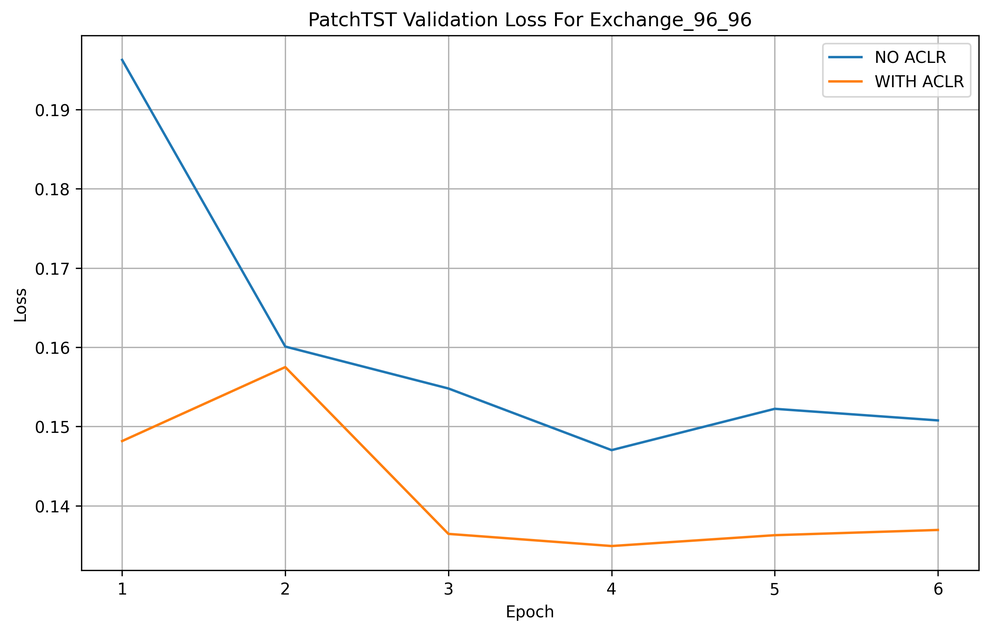
#> input picture FRNet+PatchTST/visualize/PatchTST_ValLoss_Exchange_96_96.png, 990 x 632 px, shrunk from 2565 x 1638 before the run, found by its file name
$ python pic.py
#> lines starting #> are read from the running program, lines starting #| are printed output that depends on the picture
from PIL import Image

# Load the four PNG images
image1 = Image.open("visualize\PatchTST_ValLoss_Exchange_96_96.png")
#> image1 is the input picture: PIL image 990x632 RGBA; mean R, G, B, A 249.5, 249.3, 249.2, 255
image2 = Image.open("visualize\PatchTST_ValLoss_Exchange_96_192.png")
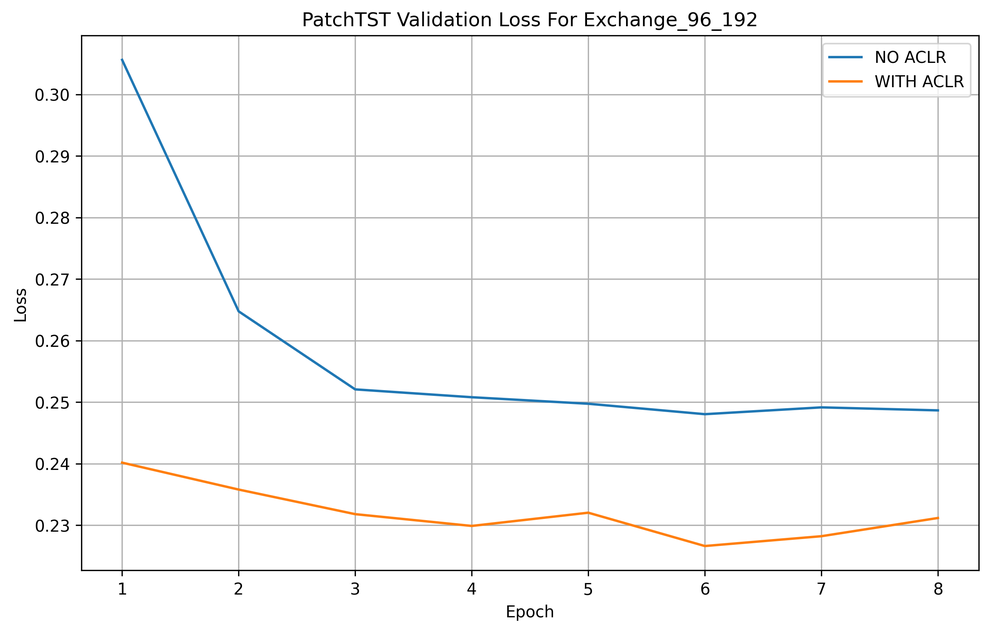
#> input picture FRNet+PatchTST/visualize/PatchTST_ValLoss_Exchange_96_192.png, 990 x 632 px, shrunk from 2565 x 1638 before the run, found by its file name
#> image2 is the input picture: PIL image 990x632 RGBA; mean R, G, B, A 248.8, 248.8, 248.6, 255
image3 = Image.open("visualize\PatchTST_ValLoss_Exchange_96_336.png")
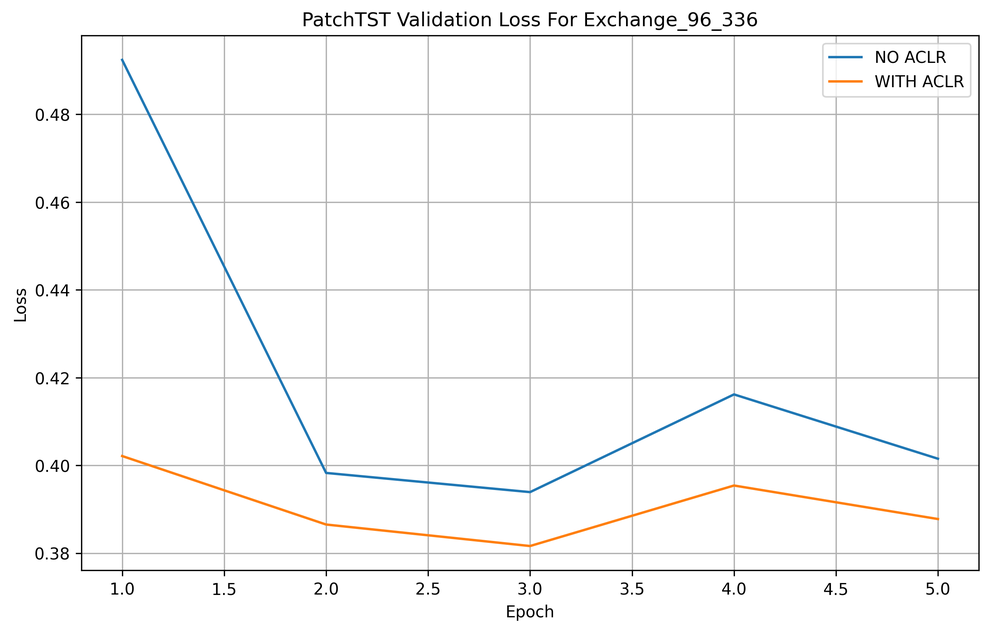
#> input picture FRNet+PatchTST/visualize/PatchTST_ValLoss_Exchange_96_336.png, 990 x 632 px, shrunk from 2565 x 1638 before the run, found by its file name
#> image3 is the input picture: PIL image 990x632 RGBA; mean R, G, B, A 248.8, 248.8, 248.7, 255
image4 = Image.open("visualize\PatchTST_ValLoss_Exchange_96_720.png")
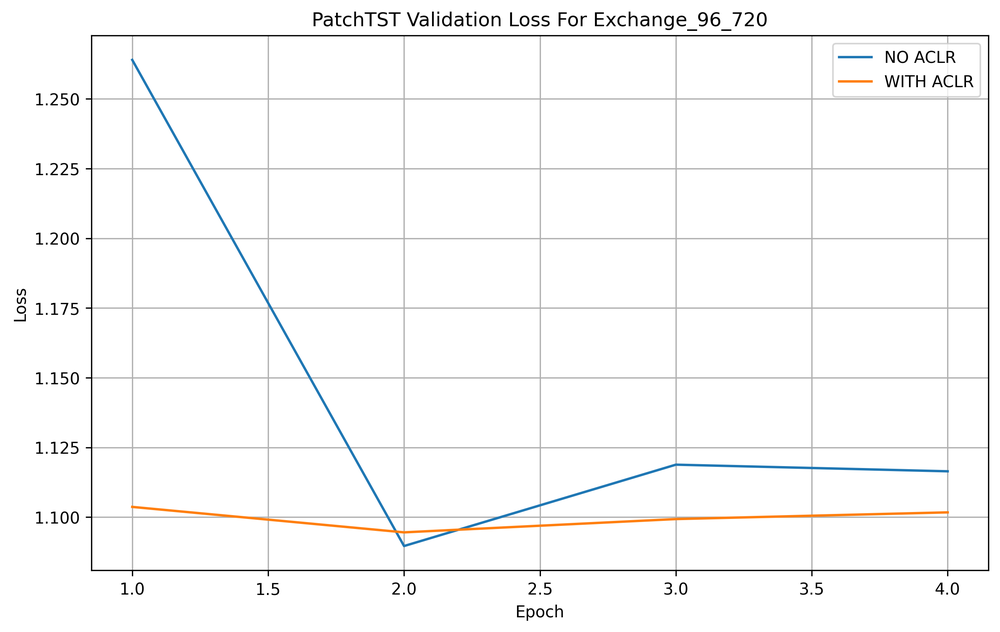
#> input picture FRNet+PatchTST/visualize/PatchTST_ValLoss_Exchange_96_720.png, 1000 x 632 px, shrunk from 2592 x 1638 before the run, found by its file name
#> image4 is the input picture: PIL image 1000x632 RGBA; mean R, G, B, A 248.9, 248.9, 248.8, 255

# Ensure all images have the same size
width, height = image1.size
#> width = 990; height = 632
image2 = image2.resize((width, height))
image3 = image3.resize((width, height))
image4 = image4.resize((width, height))
#> image4: PIL image 990x632 RGBA

# Create a new blank image for the 2x2 grid
grid_width = width * 2
#> grid_width = 1980
grid_height = height * 2
#> grid_height = 1264
grid_image = Image.new("RGBA", (grid_width, grid_height))
#> grid_image: PIL image 1980x1264 RGBA; every value is 0

# Paste the images into the grid
grid_image.paste(image1, (0, 0))
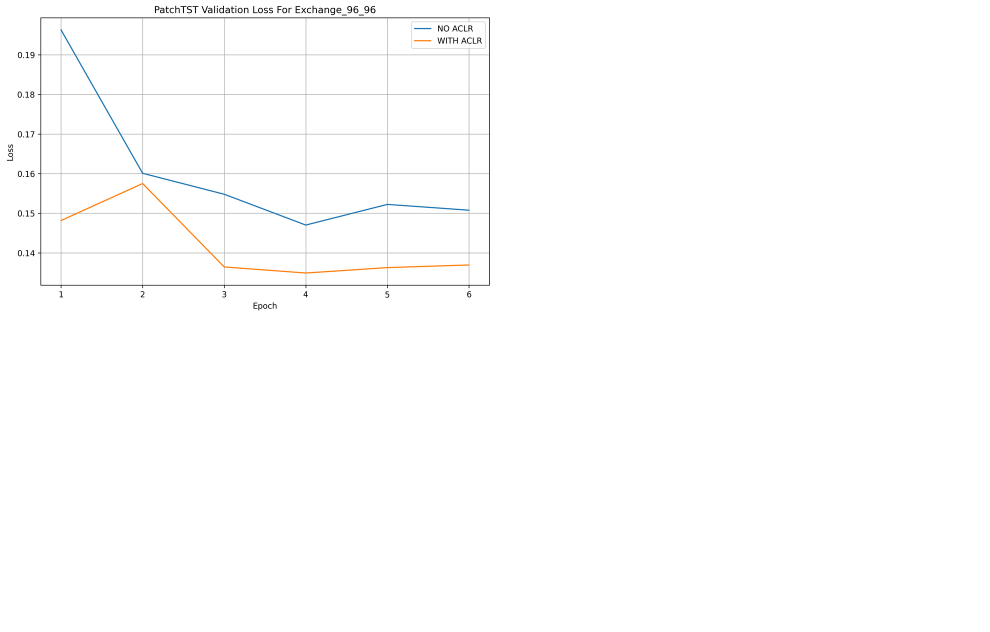
#> grid_image: PIL image 1980x1264 RGBA (shown at 1/2 size); mean R, G, B, A 62.4, 62.3, 62.3, 63.8; transparent parts drawn white
grid_image.paste(image2, (width, 0))
grid_image.paste(image3, (0, height))
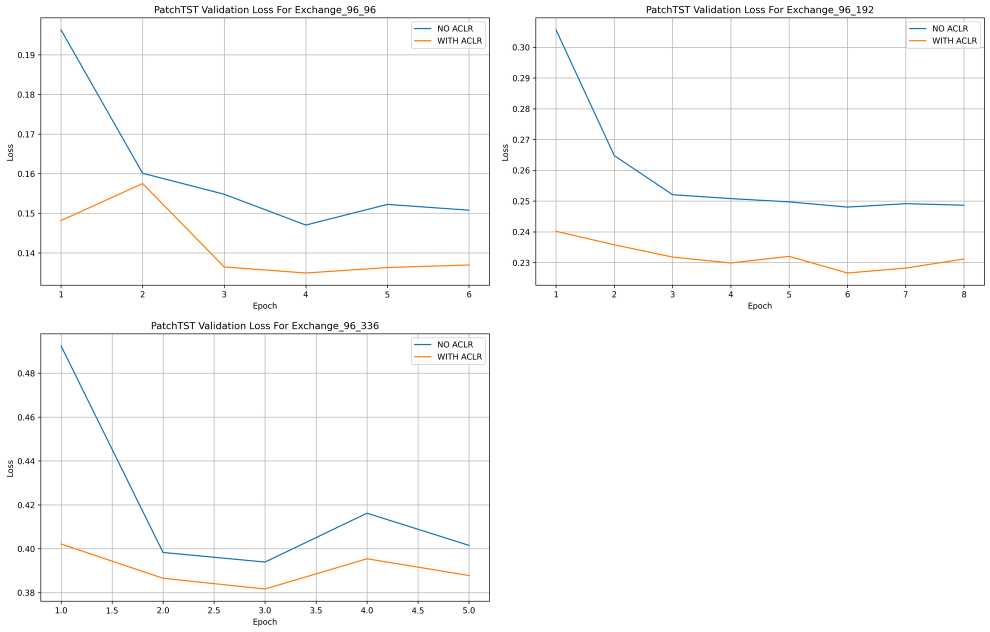
#> grid_image: PIL image 1980x1264 RGBA (shown at 1/2 size); mean R, G, B, A 186.8, 186.7, 186.6, 191.2; transparent parts drawn white
grid_image.paste(image4, (width, height))
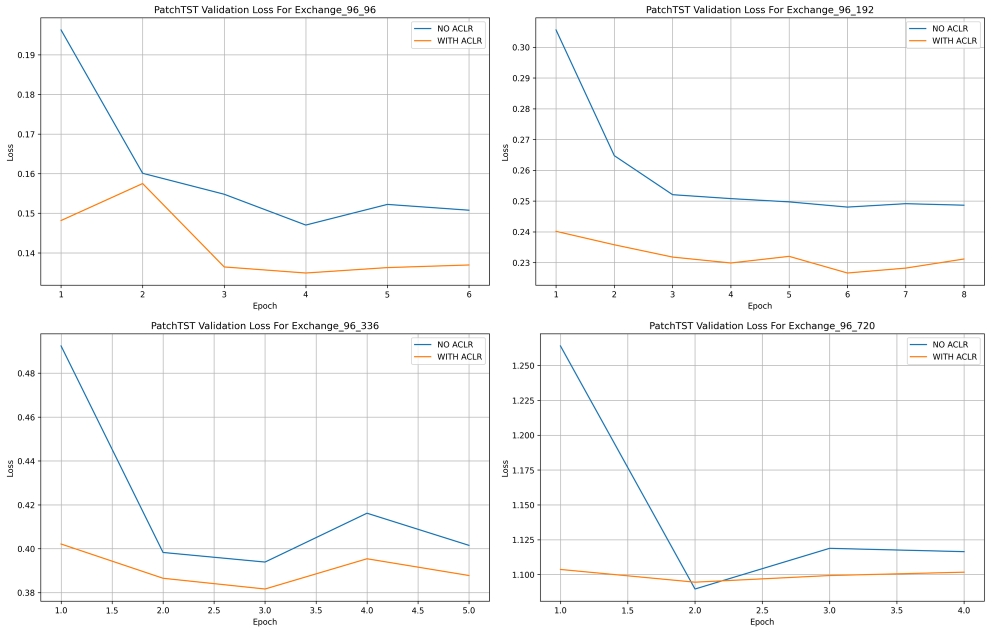
#> grid_image: PIL image 1980x1264 RGBA (shown at 1/2 size); mean R, G, B, A 249, 248.9, 248.8, 255

# Save the resulting image
grid_image.show()
grid_image.save("./visualize/PatchTST_Valloss_Exchange.png")
# print("2x2 grid image saved as output_grid.png and displayed.")
